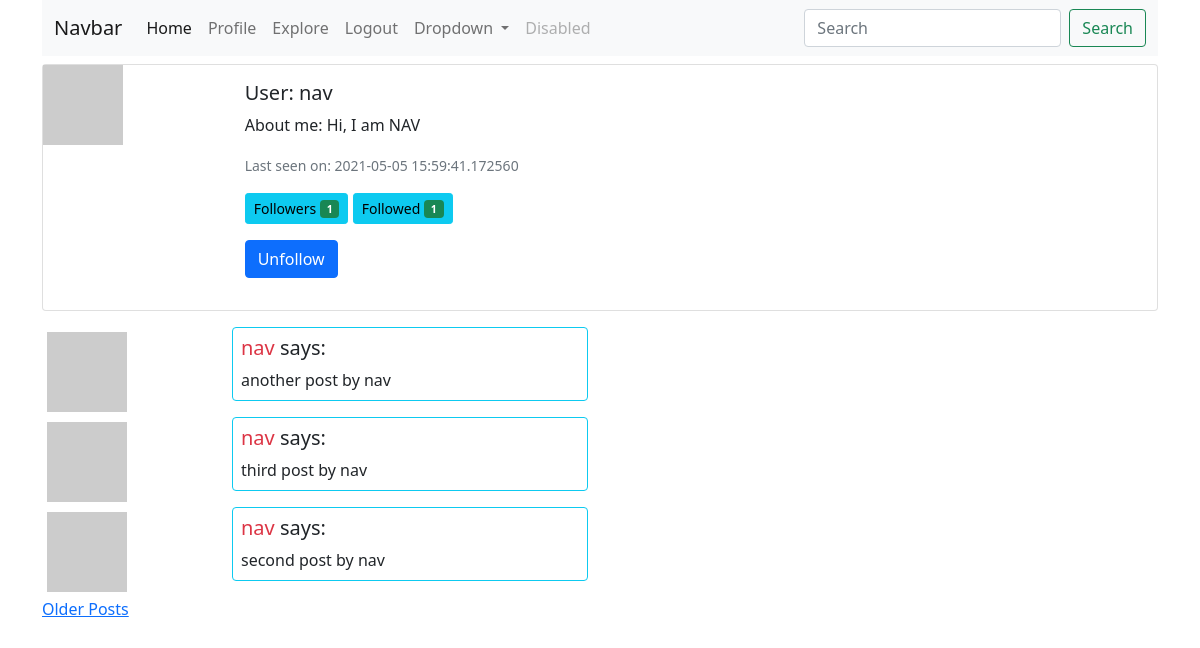
/user/nav (signed in), run on the app's committed database.
### app/models.py (models this page shows, shortened)
class User(UserMixin, db.Model):
    id = db.Column(db.Integer, primary_key=True)
    username = db.Column(db.String(64), index=True, unique=True)
    email = db.Column(db.String(120), index=True, unique=True)
    password_hash = db.Column(db.String(128))
    posts = db.relationship('Post', backref='author', lazy='dynamic')
    about_me = db.Column(db.String(140))
    last_seen = db.Column(db.DateTime, default=datetime.utcnow)
    followed = db.relationship(
        'User', secondary=followers,
        primaryjoin = (followers.c.follower_id == id),
        secondaryjoin = (followers.c.followed_id == id),
        backref = db.backref('followers', lazy='dynamic'), lazy='dynamic')
    def avatar(self, size):
        digest = md5(self.email.lower().encode('utf-8')).hexdigest()
        return f'https://gravatar.com/avatar/{digest}?d=identicon&s={size}'
    def is_following(self, user):
        return self.followed.filter(
            followers.c.followed_id == user.id).count() > 0

class Post(db.Model):
    id = db.Column(db.Integer, primary_key=True)
    body = db.Column(db.String(140))
    timestamp = db.Column(db.DateTime, index=True, default=datetime.utcnow)
    user_id = db.Column(db.Integer, db.ForeignKey('user.id'))

### app/routes.py (the view)
@app.route('/user/<username>')
@login_required
def user(username):
    form = EmptyForm()
    user = User.query.filter_by(username=username).first_or_404()
    page = request.args.get('page', default=1, type=int)
    posts = user.posts.order_by(Post.timestamp.desc()).paginate(
        page, app.config['POSTS_PER_PAGE'], False)
    next_url = url_for('user', username=username, page=posts.next_num) if posts.has_next else None
    prev_url = url_for('user', username=username, page=posts.prev_num) if posts.has_prev else None
    return render_template('user.html', title=username, user=user, posts=posts.items, form=form,
                            next_url=next_url, prev_url=prev_url)

### app/forms.py
class EmptyForm(FlaskForm):
    submit = SubmitField('Follow/unfollow')

### app/models.py (called while the page is built)
@login.user_loader
def load_user(id):
    return User.query.get(int(id))

### app/routes.py (called while the page is built)
@app.before_request
def before_request():
    if current_user.is_authenticated:
        current_user.last_seen = datetime.utcnow()
        db.session.commit()

### app/templates/user.html (shortened to what this page needs)
{% extends 'base.html' %}
{% block content %}
<div class="card mb-3">
    <div class="row g-0">
        <div class="col-md-2">
            <img src="{{ user.avatar(64) }}" alt="avatar of {{ user.username }}">
        </div>
        <div class="col-md-4">
            <div class="card-body">
                <h5 class="card-title">User: {{ user.username }}</h5>
                {% if user.about_me %}<p class="card-text">About me: {{ user.about_me }}</p>{% endif %}
                {% if user.last_seen %}<p class="card-text"><small class="text-muted">Last seen on: {{ user.last_seen }}</small></p>{% endif %}
                <button type="button" class="btn btn-info btn-sm">
                    Followers <span class="badge bg-success">{{ user.followers.count() }}</span>
                </button>
                <button type="button" class="btn btn-info btn-sm">
                    Followed <span class="badge bg-success">{{ user.followed.count() }}</span>
                </button>
                <br>
                {% if user == current_user %}
                <a href="{{ url_for('edit_profile') }}" class="card-link">Edit your profile</a>
                {% else %}
                <p>
                    <form action="{{ url_for('unfollow', username=user.username) }}" method="POST">
                        {{ form.submit(value='Unfollow', class_="btn btn-primary") }}
                    </form>
                </p>
                {% endif %}
            </div>
        </div>
    </div>
</div>
{% for post in posts %}
{% include '_post.html' %}
{% endfor %}
{% if next_url %}
<a href="{{ next_url }}">Older Posts</a>
{% endif %}
{% endblock content %}

### app/templates/_post.html
<div class="row justify-content-start">
    <div class="col-2">
        <img src="{{ post.author.avatar(36) }}" alt="avatar of {{ post.author.username }}" class="img-thumbnail border-white">
    </div>
    <div class="col-4">
        <div class="card mb-2 border-info">
            <div class="card-body p-2">
                <h5 class="card-title">
                    <a href="{{ url_for('user', username=post.author.username) }}" class="link-danger text-decoration-none">
                        {{ post.author.username }}
                    </a> says:
                </h5>
                <p class="card-text">{{ post.body }}</p>
            </div>
        </div>
    </div>
</div>

### data on the page
User: username "nav", about_me "Hi, I am NAV", last_seen "2021-05-05 15:59:41.172560"
Post: author.username "nav", body "another post by nav"
Post: author.username "nav", body "third post by nav"
Post: author.username "nav", body "second post by nav"

### other printed values
{{ user.followers.count() }} "1"
{{ user.followed.count() }} "1"
